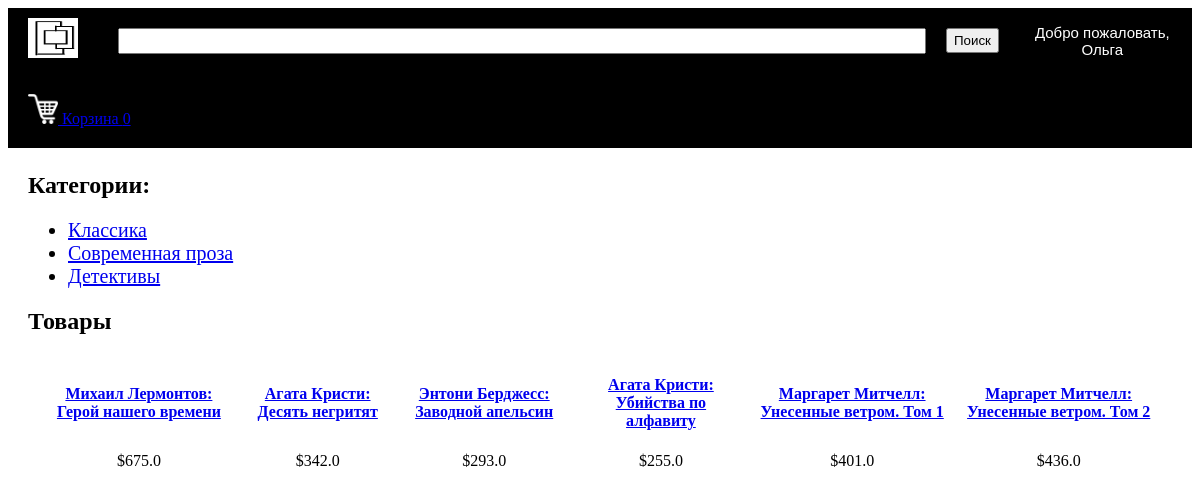
The page / (signed in) on the database its author committed.
### tables this page shows
CREATE TABLE users 
		(userId INTEGER PRIMARY KEY, 
		password TEXT,
		email TEXT,
		firstName TEXT,
		lastName TEXT,
		country TEXT, 
		city TEXT,
		address TEXT,
		zipcode TEXT,
		phone TEXT
		);

CREATE TABLE categories
		(categoryId INTEGER PRIMARY KEY,
		name TEXT
		);

CREATE TABLE products
		(productId INTEGER PRIMARY KEY,
		name TEXT,
		price REAL,
		description TEXT,
		stock INTEGER,
		categoryId INTEGER,
		FOREIGN KEY(categoryId) REFERENCES categories(categoryId)
		);

### main.py (the view)
@app.route("/")
def root():
    loggedIn, firstName, noOfItems = getLoginDetails()
    with sqlite3.connect('database.db') as conn:
        cur = conn.cursor()
        cur.execute('SELECT productId, name, price, description, stock FROM products')
        itemData = cur.fetchall()
        cur.execute('SELECT categoryId, name FROM categories')
        categoryData = cur.fetchall()
    itemData = parse(itemData)
    return render_template('home.html', itemData=itemData, loggedIn=loggedIn, firstName=firstName, noOfItems=noOfItems, categoryData=categoryData)

### main.py (called while the page is built)
def getLoginDetails():
    with sqlite3.connect('database.db') as conn:
        cur = conn.cursor()
        if 'email' not in session:
            loggedIn = False
            firstName = ''
            noOfItems = 0
        else:
            loggedIn = True
            cur.execute("SELECT userId, firstName FROM users WHERE email = '" + session['email'] + "'")
            userId, firstName = cur.fetchone()
            cur.execute("SELECT count(productId) FROM basket WHERE userId = " + str(userId))
            noOfItems = cur.fetchone()[0]
    conn.close()
    return (loggedIn, firstName, noOfItems)

def parse(data):
    ans = []
    i = 0
    while i < len(data):
        curr = []
        for j in range(7):
            if i >= len(data):
                break
            curr.append(data[i])
            i += 1
        ans.append(curr)
    return ans

### templates/home.html (shortened to what this page needs)
<!DOCTYPE HTML>
<html>
<head>
<link rel="stylesheet" href={{ url_for('static', filename='css/home.css') }} />
<link rel="stylesheet" href={{ url_for('static', filename='css/topStyle.css') }} />
</head>
<body>
<div id="title">
	<a href="/">
		<img id="logo" src= {{ url_for('static', filename='images/logo.png') }} />
	</a>
	<form>
		<input id="searchBox" type="text" name="searchQuery">
		<input id="searchButton" type="submit" value="Поиск">
	</form>
	{% if not loggedIn %}
	<div id="signInButton">
		<a class="link" href="/loginForm">Войти</a>
	</div>
	{% else %}
	<div class="dropdown">
		<button class="dropbtn">Добро пожаловать, <br>{{firstName}}</button>
	</div>
	{% endif %}
	<div id="kart">
		<a class="link" href="/basket">
			<img src={{url_for('static', filename='images/shoppingCart.png')}} id="cartIcon" />
			Корзина {{noOfItems}}
		</a>
	</div>
</div>
<div class="display">
	<div class="displayCategory">
		<h2>Категории: </h2>
		<ul>
			{% for row in categoryData %}
			<li><a href="/displayCategory?categoryId={{row[0]}}">{{row[1]}}</a></li>
			{% endfor %}
		</ul>
	</div>
	<div>
		<h2>Товары</h2>
		{% for data in itemData%}
		<table>
			<tr id="productName">
				{% for row in data %}
				<td>
					<a href="/productDescription?productId={{row[0]}}">
						{{row[1]}}
					</a>
				</td>
				{% endfor %}
			</tr>
			<tr id="productPrice">
				{% for row in data %}
				<td>
					${{row[2]}}
				</td>
				{% endfor %}
			</tr>
		</table>
		{% endfor %}
	</div>
</div>
</body>
</html>

### static/css/home.css (style rules this page uses)
.display { margin-top: 20px; margin-left: 20px; margin-right: 20px; margin-bottom: 20px; }
table { border-spacing: 20px; }
#productName { text-align: center; font-weight: bold; }
#productPrice { text-align: center; }
.displayCategory ul li { font-size: 20px; }

### static/css/topStyle.css (style rules this page uses)
#logo { height: 40px; width: 50px; margin-left: 20px; margin-top: 10px; margin-bottom: 10px; margin-right: 20px; float: left; }
#title { background-color: black; display: inline-block; width: 100%; }
#searchBox { height: 20px; width: 800px; margin-left: 20px; margin-top: 20px; margin-bottom: 20px; margin-right: 20px; float: left; font-size: 1.5em; }
#searchButton { height: 25px; margin-top: 20px; margin-bottom: 20px; margin-right: 20px; float: left; }
.dropbtn { background-color: black; color: white; padding: 16px; font-size: 15px; border: none; cursor: pointer; }
.dropdown { position: relative; float: left; }
#kart { color: white; margin-top: 20px; margin-bottom: 20px; margin-left: 20px; margin-right: 20px; float: left; }
#cartIcon { height: 30px; width: 30px; }

### rows shown on the page
users: firstName "Ольга"
categories: name "Классика"
categories: name "Современная проза"
categories: name "Детективы"
products: name "Михаил Лермонтов: Герой нашего времени", price "675.0"
products: name "Агата Кристи: Десять негритят", price "342.0"
products: name "Энтони Берджесс: Заводной апельсин", price "293.0"
products: name "Агата Кристи: Убийства по алфавиту", price "255.0"
products: name "Маргарет Митчелл: Унесенные ветром. Том 1", price "401.0"
products: name "Маргарет Митчелл: Унесенные ветром. Том 2", price "436.0"

### other values the page prints
{{ noOfItems }} "0"
